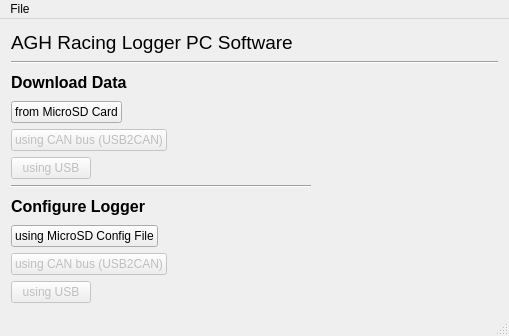
<?xml version="1.0" encoding="UTF-8"?>
<ui version="4.0">
 <class>MainWindow</class>
 <widget class="QMainWindow" name="MainWindow">
  <property name="geometry">
   <rect>
    <x>0</x>
    <y>0</y>
    <width>509</width>
    <height>336</height>
   </rect>
  </property>
  <property name="windowTitle">
   <string>MainWindow</string>
  </property>
  <widget class="QWidget" name="centralWidget">
   <layout class="QVBoxLayout" name="verticalLayout">
    <item>
     <widget class="QLabel" name="MainTitleLabel">
      <property name="font">
       <font>
        <pointsize>14</pointsize>
       </font>
      </property>
      <property name="text">
       <string>AGH Racing Logger PC Software</string>
      </property>
     </widget>
    </item>
    <item>
     <widget class="Line" name="lineDownload">
      <property name="minimumSize">
       <size>
        <width>300</width>
        <height>0</height>
       </size>
      </property>
      <property name="orientation">
       <enum>Qt::Horizontal</enum>
      </property>
     </widget>
    </item>
    <item>
     <widget class="QLabel" name="downloadDataLabel">
      <property name="font">
       <font>
        <pointsize>12</pointsize>
        <weight>75</weight>
        <bold>true</bold>
       </font>
      </property>
      <property name="locale">
       <locale language="English" country="UnitedKingdom"/>
      </property>
      <property name="text">
       <string>Download Data</string>
      </property>
     </widget>
    </item>
    <item>
     <layout class="QHBoxLayout" name="horizontalLayout">
      <item>
       <widget class="QPushButton" name="downloadSDButton">
        <property name="text">
         <string>from MicroSD Card</string>
        </property>
       </widget>
      </item>
      <item>
       <spacer name="horizontalSpacer_2">
        <property name="orientation">
         <enum>Qt::Horizontal</enum>
        </property>
        <property name="sizeHint" stdset="0">
         <size>
          <width>40</width>
          <height>20</height>
         </size>
        </property>
       </spacer>
      </item>
     </layout>
    </item>
    <item>
     <layout class="QHBoxLayout" name="horizontalLayout_2">
      <item>
       <widget class="QPushButton" name="downloadCANButton">
        <property name="enabled">
         <bool>false</bool>
        </property>
        <property name="text">
         <string>using CAN bus (USB2CAN)</string>
        </property>
       </widget>
      </item>
      <item>
       <spacer name="horizontalSpacer_3">
        <property name="orientation">
         <enum>Qt::Horizontal</enum>
        </property>
        <property name="sizeHint" stdset="0">
         <size>
          <width>40</width>
          <height>20</height>
         </size>
        </property>
       </spacer>
      </item>
     </layout>
    </item>
    <item>
     <layout class="QHBoxLayout" name="horizontalLayout_3">
      <item>
       <widget class="QPushButton" name="downloadUSBButton">
        <property name="enabled">
         <bool>false</bool>
        </property>
        <property name="text">
         <string>using USB</string>
        </property>
       </widget>
      </item>
      <item>
       <spacer name="horizontalSpacer_4">
        <property name="orientation">
         <enum>Qt::Horizontal</enum>
        </property>
        <property name="sizeHint" stdset="0">
         <size>
          <width>40</width>
          <height>20</height>
         </size>
        </property>
       </spacer>
      </item>
     </layout>
    </item>
    <item>
     <widget class="Line" name="lineTitle">
      <property name="windowModality">
       <enum>Qt::WindowModal</enum>
      </property>
      <property name="enabled">
       <bool>true</bool>
      </property>
      <property name="sizePolicy">
       <sizepolicy hsizetype="Fixed" vsizetype="Fixed">
        <horstretch>0</horstretch>
        <verstretch>0</verstretch>
       </sizepolicy>
      </property>
      <property name="minimumSize">
       <size>
        <width>300</width>
        <height>0</height>
       </size>
      </property>
      <property name="sizeIncrement">
       <size>
        <width>0</width>
        <height>0</height>
       </size>
      </property>
      <property name="baseSize">
       <size>
        <width>300</width>
        <height>0</height>
       </size>
      </property>
      <property name="statusTip">
       <string notr="true"/>
      </property>
      <property name="layoutDirection">
       <enum>Qt::LeftToRight</enum>
      </property>
      <property name="orientation">
       <enum>Qt::Horizontal</enum>
      </property>
     </widget>
    </item>
    <item>
     <widget class="QLabel" name="ConfigureLoggerLabel">
      <property name="font">
       <font>
        <pointsize>12</pointsize>
        <weight>75</weight>
        <bold>true</bold>
       </font>
      </property>
      <property name="text">
       <string>Configure Logger</string>
      </property>
     </widget>
    </item>
    <item>
     <layout class="QHBoxLayout" name="horizontalLayout_4">
      <item>
       <widget class="QPushButton" name="configureSDButton">
        <property name="text">
         <string>using MicroSD Config File</string>
        </property>
       </widget>
      </item>
      <item>
       <spacer name="horizontalSpacer_6">
        <property name="orientation">
         <enum>Qt::Horizontal</enum>
        </property>
        <property name="sizeHint" stdset="0">
         <size>
          <width>40</width>
          <height>20</height>
         </size>
        </property>
       </spacer>
      </item>
     </layout>
    </item>
    <item>
     <layout class="QHBoxLayout" name="horizontalLayout_5">
      <item>
       <widget class="QPushButton" name="configureCANButton">
        <property name="enabled">
         <bool>false</bool>
        </property>
        <property name="text">
         <string>using CAN bus (USB2CAN)</string>
        </property>
       </widget>
      </item>
      <item>
       <spacer name="horizontalSpacer_7">
        <property name="orientation">
         <enum>Qt::Horizontal</enum>
        </property>
        <property name="sizeHint" stdset="0">
         <size>
          <width>40</width>
          <height>20</height>
         </size>
        </property>
       </spacer>
      </item>
     </layout>
    </item>
    <item>
     <layout class="QHBoxLayout" name="horizontalLayout_6">
      <item>
       <widget class="QPushButton" name="configureUSBButton">
        <property name="enabled">
         <bool>false</bool>
        </property>
        <property name="text">
         <string>using USB</string>
        </property>
       </widget>
      </item>
      <item>
       <spacer name="horizontalSpacer_8">
        <property name="orientation">
         <enum>Qt::Horizontal</enum>
        </property>
        <property name="sizeHint" stdset="0">
         <size>
          <width>40</width>
          <height>20</height>
         </size>
        </property>
       </spacer>
      </item>
     </layout>
    </item>
   </layout>
  </widget>
  <widget class="QMenuBar" name="menuBar">
   <property name="geometry">
    <rect>
     <x>0</x>
     <y>0</y>
     <width>509</width>
     <height>21</height>
    </rect>
   </property>
   <widget class="QMenu" name="menuFile">
    <property name="title">
     <string>File</string>
    </property>
    <addaction name="actionExit"/>
   </widget>
   <addaction name="menuFile"/>
  </widget>
  <widget class="QStatusBar" name="statusBar">
   <property name="accessibleName">
    <string/>
   </property>
  </widget>
  <action name="actionExit">
   <property name="text">
    <string>Exit</string>
   </property>
  </action>
  <action name="actionSave_As">
   <property name="text">
    <string>Save As</string>
   </property>
  </action>
 </widget>
 <layoutdefault spacing="6" margin="11"/>
 <tabstops>
  <tabstop>downloadSDButton</tabstop>
  <tabstop>downloadCANButton</tabstop>
  <tabstop>downloadUSBButton</tabstop>
  <tabstop>configureSDButton</tabstop>
  <tabstop>configureCANButton</tabstop>
  <tabstop>configureUSBButton</tabstop>
 </tabstops>
 <resources/>
 <connections>
  <connection>
   <sender>actionExit</sender>
   <signal>triggered()</signal>
   <receiver>MainWindow</receiver>
   <slot>close()</slot>
   <hints>
    <hint type="sourcelabel">
     <x>-1</x>
     <y>-1</y>
    </hint>
    <hint type="destinationlabel">
     <x>207</x>
     <y>190</y>
    </hint>
   </hints>
  </connection>
 </connections>
</ui>
